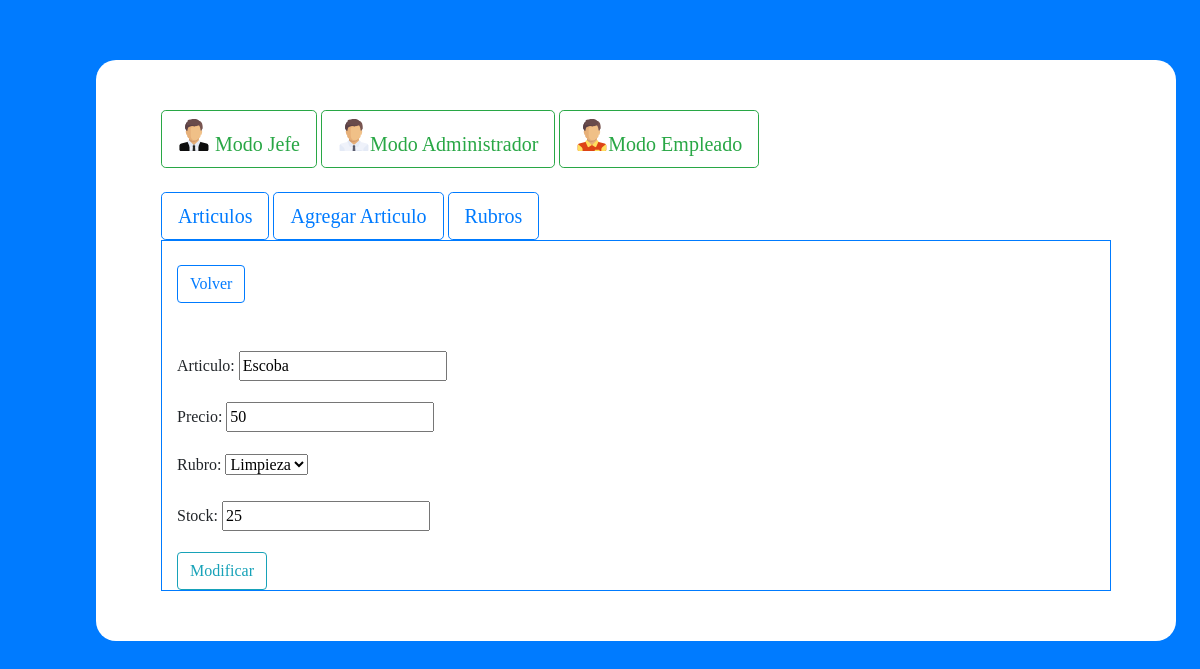
Page /administrador/articulos/modificar/articulo/1 on the committed database.
### App/models.py (models this page shows, shortened)
class Articulos(models.Model):
    nombre_art = models.CharField(max_length=30)
    precio = models.IntegerField()
    rubro = models.ForeignKey(Rubros, on_delete=models.SET_NULL,null=True)
    stock = models.IntegerField()

### App/views.py (the view, shortened to what this page needs)
# urls.py: path('administrador/articulos/modificar/articulo/<int:art>',views.modificar_articulos,name="modificar"),
def modificar_articulos(request,art=None):
    state = ''
    selecArt = Articulos.objects.get(id=art)
    idart = selecArt.id
    frmArticulos = FormArticulos(initial={
        'nombre_art': selecArt.nombre_art,
        'precio': selecArt.precio,
        'rubro': selecArt.rubro,
        'stock': selecArt.stock,
        })
    return render(request,'App/modificar_articulo.html',{
        'Formulario':frmArticulos,
        'Id':idart,
        'Estado':state
        })

### App/forms.py
class FormArticulos(ModelForm):
    class Meta:
        model = Articulos
        fields = ['nombre_art','precio','rubro','stock']
        labels = { "nombre_art": "Articulo"}

### App/models.py (called while the page is built)
    def __str__(self):
        return self.descripcion

### App/templates/App/modificar_articulo.html (shortened to what this page needs)
{% extends 'App/admin.html' %}
{% load static %}
{% block admin %}
    <a href="{% url 'articulos_admin' %}"><button class="btn btn-outline-primary">Volver</button></a><br><br>
    <label><h4>{{ Estado }}</h4></label><br>
    <form action="{% url 'modificar' art=Id %}" method="POST">
        {{ Formulario.as_p }}
        <button class="btn btn-outline-info">Modificar</button>
    </form>
{% endblock %}

### rows in the picture
Articulos: nombre_art "Escoba", precio "50", rubro "Limpieza", stock "25"
